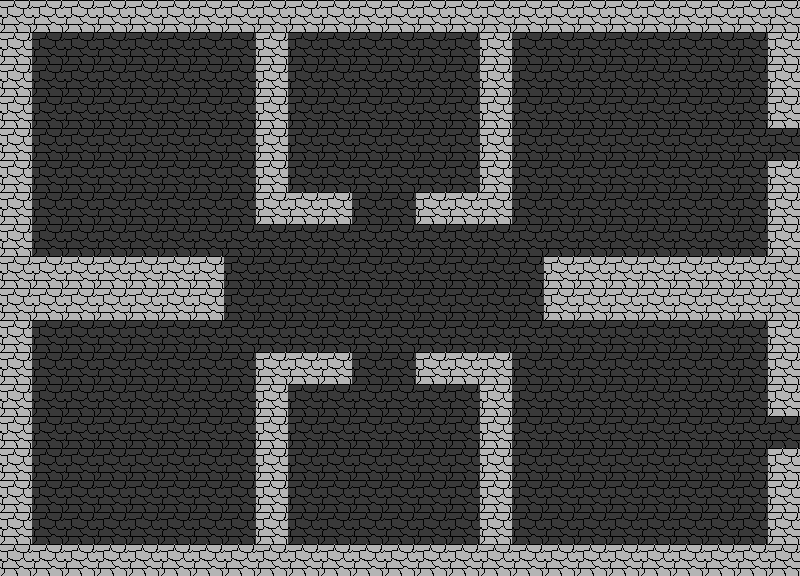

Tiled map render using the project's own tile images. Description and the whole map definition, tile-layer contents included, below:
An orthogonal 25x18 tile map with 32x32 px tiles, 1 tile layer (floor) and 6 objects (3x door, 2x enemy, player).

<map version="1.10" tiledversion="1.11.2" orientation="orthogonal" renderorder="right-down" width="25" height="18" tilewidth="32" tileheight="32" infinite="0" nextlayerid="3" nextobjectid="8">
 <tileset firstgid="1" source="placeholder.tsx" />
 <layer id="1" name="floor" width="25" height="18">
  <data encoding="csv">
2,2,2,2,2,2,2,2,2,2,2,2,2,2,2,2,2,2,2,2,2,2,2,2,2,
2,1,1,1,1,1,1,1,2,1,1,1,1,1,1,2,1,1,1,1,1,1,1,1,2,
2,1,1,1,1,1,1,1,2,1,1,1,1,1,1,2,1,1,1,1,1,1,1,1,2,
2,1,1,1,1,1,1,1,2,1,1,1,1,1,1,2,1,1,1,1,1,1,1,1,2,
2,1,1,1,1,1,1,1,2,1,1,1,1,1,1,2,1,1,1,1,1,1,1,1,1,
2,1,1,1,1,1,1,1,2,1,1,1,1,1,1,2,1,1,1,1,1,1,1,1,2,
2,1,1,1,1,1,1,1,2,2,2,1,1,2,2,2,1,1,1,1,1,1,1,1,2,
2,1,1,1,1,1,1,1,1,1,1,1,1,1,1,1,1,1,1,1,1,1,1,1,2,
2,2,2,2,2,2,2,1,1,1,1,1,1,1,1,1,1,2,2,2,2,2,2,2,2,
2,2,2,2,2,2,2,1,1,1,1,1,1,1,1,1,1,2,2,2,2,2,2,2,2,
2,1,1,1,1,1,1,1,1,1,1,1,1,1,1,1,1,1,1,1,1,1,1,1,2,
2,1,1,1,1,1,1,1,2,2,2,1,1,2,2,2,1,1,1,1,1,1,1,1,2,
2,1,1,1,1,1,1,1,2,1,1,1,1,1,1,2,1,1,1,1,1,1,1,1,2,
2,1,1,1,1,1,1,1,2,1,1,1,1,1,1,2,1,1,1,1,1,1,1,1,1,
2,1,1,1,1,1,1,1,2,1,1,1,1,1,1,2,1,1,1,1,1,1,1,1,2,
2,1,1,1,1,1,1,1,2,1,1,1,1,1,1,2,1,1,1,1,1,1,1,1,2,
2,1,1,1,1,1,1,1,2,1,1,1,1,1,1,2,1,1,1,1,1,1,1,1,2,
2,2,2,2,2,2,2,2,2,2,2,2,2,2,2,2,2,2,2,2,2,2,2,2,2
</data>
 </layer>
 <objectgroup id="2" name="objects">
  <object id="1" type="enemy" gid="5" x="384" y="64" width="32" height="32" />
  <object id="2" type="enemy" gid="5" x="352" y="544" width="32" height="32" />
  <object id="3" type="player" gid="4" x="32" y="64" width="32" height="32" />
  <object id="5" type="door" gid="3" x="768" y="160" width="32" height="32" />
  <object id="6" type="door" gid="3" x="768" y="448" width="32" height="32" />
  <object id="7" type="door" gid="3" x="0" y="64" width="32" height="32" />
 </objectgroup>
</map>
